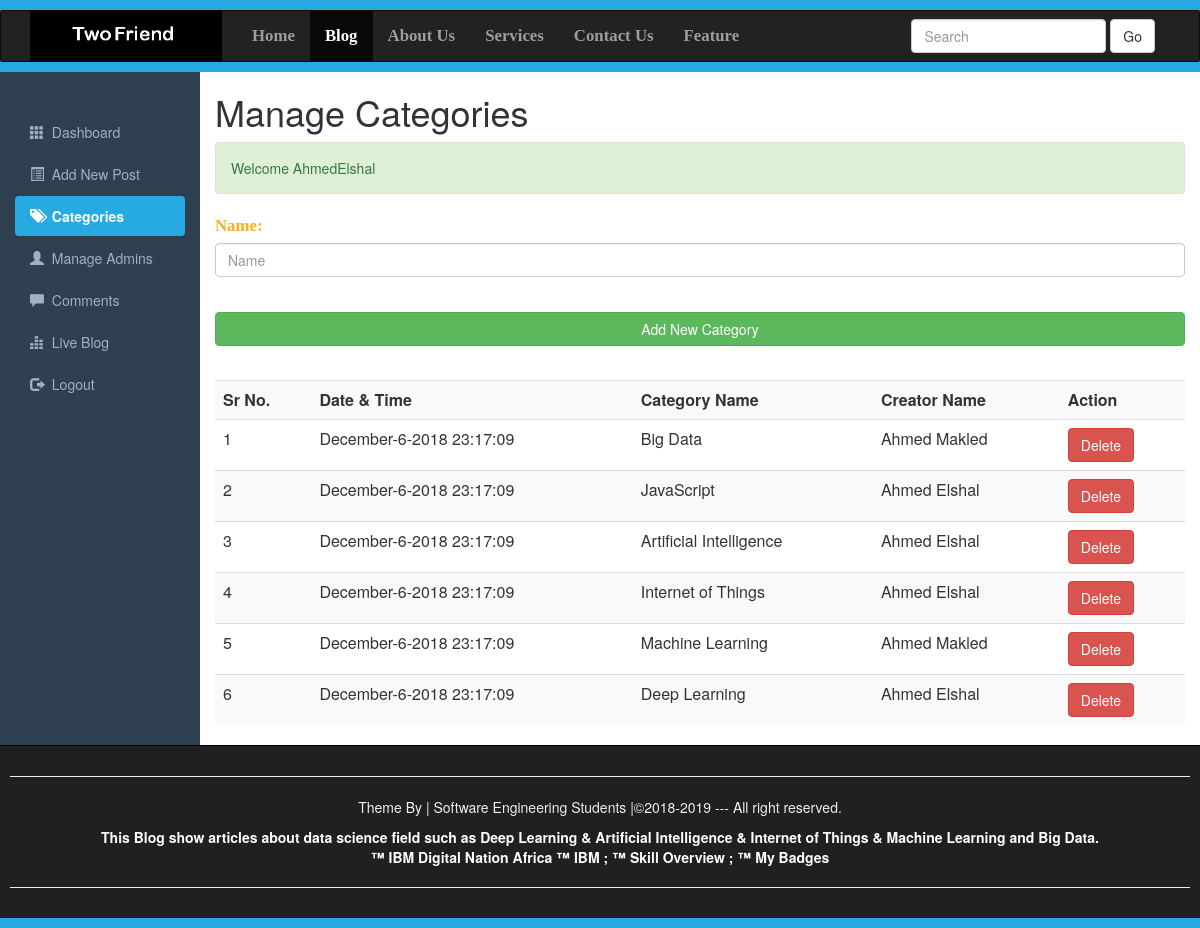
The page /Categories.php (signed in) on the database its author committed.
### tables this page shows
CREATE TABLE IF NOT EXISTS `category` (
`id` int(10) NOT NULL,
  `datetime` varchar(50) NOT NULL,
  `name` varchar(100) NOT NULL,
  `creatorname` varchar(200) NOT NULL
);

### Categories.php (the view, shortened to what this page needs)
<?php require_once("Include/Sessions.php"); ?>
<!DOCTYPE>
<html>
	<head>
                <link rel="stylesheet" href="css/bootstrap.min.css">
		<link rel="stylesheet" href="css/adminstyles.css">
	</head>
	<body>
		<div style="height: 10px; background: #27aae1;"></div>
<nav class="navbar navbar-inverse" role="navigation">
	<div class="container">
		<div class="navbar-header">
	<a class="navbar-brand" href="Blog.php">
	   <img style="margin-top: -15px;" src="images/1.PNG" width=192;height=30;>
	</a>
		</div>
		<div class="collapse navbar-collapse" id="collapse">
		<ul class="nav navbar-nav">
			<li><a href="#">Home</a></li>
			<li class="active"><a href="Blog.php" target="_blank">Blog</a></li>
			<li><a href="#">About Us</a></li>
			<li><a href="#">Services</a></li>
			<li><a href="#">Contact Us</a></li>
			<li><a href="#">Feature</a></li>
		</ul>
		<form action="Blog.php" class="navbar-form navbar-right">
		<div class="form-group">
		<input type="text" class="form-control" placeholder="Search" name="Search" >
		</div>
	         <button class="btn btn-default" name="SearchButton">Go</button>
		</form>
		</div>
	</div>
</nav>
<div class="Line" style="height: 10px; background: #27aae1;"></div>
<div class="container-fluid">
<div class="row">
	<div class="col-sm-2">
	<br><br>
	<ul id="Side_Menu" class="nav nav-pills nav-stacked">
	<li ><a href="Dashboard.php">
	<span class="glyphicon glyphicon-th"></span>
	&nbsp;Dashboard</a></li>
	<li><a href="AddNewPost.php">
	<span class="glyphicon glyphicon-list-alt"></span>
	&nbsp;Add New Post</a></li>
	<li class="active"><a href="Categories.php">
	<span class="glyphicon glyphicon-tags"></span>
	&nbsp;Categories</a></li>
	<li><a href="Admins.php">
	<span class="glyphicon glyphicon-user"></span>
	&nbsp;Manage Admins</a></li>
	<li ><a href="Comments.php">
	<span class="glyphicon glyphicon-comment"></span>
	&nbsp;Comments</a></li>
	<li><a href="Blog.php?Page=1" target="_Blank">
	<span class="glyphicon glyphicon-equalizer"></span>
	&nbsp;Live Blog</a></li>
	<li><a href="Logout.php">
	<span class="glyphicon glyphicon-log-out"></span>
	&nbsp;Logout</a></li>
	</ul>
	</div>
	<div class="col-sm-10">
	<h1>Manage Categories</h1>
	<?php echo Message();
	      echo SuccessMessage();
	?>
<div>
<form action="Categories.php" method="post">
	<fieldset>
	<div class="form-group">
	<label for="categoryname"><span class="FieldInfo">Name:</span></label>
	<input class="form-control" type="text" name="Category" id="categoryname" placeholder="Name">
	</div>
	<br>
<input class="btn btn-success btn-block" type="Submit" name="Submit" value="Add New Category">
	</fieldset>
	<br>
</form>
</div>
<div class="table-responsive">
	<table class="table table-striped table-hover">
	<tr>
		<th>Sr No.</th>
		<th>Date & Time</th>
		<th>Category Name</th>
		<th>Creator Name</th>
		<th>Action</th>
	</tr>
<?php
$ViewQuery="SELECT * FROM category ORDER BY id desc";
$Execute=mysql_query($ViewQuery);
$SrNo=0;
while($DataRows=mysql_fetch_array($Execute)){
	$Id=$DataRows["id"];
	$DateTime=$DataRows["datetime"];
	$CategoryName=$DataRows["name"];
	$CreatorName=$DataRows["creatorname"];
	$SrNo++;
?>
<tr>
	<td><?php echo $SrNo; ?></td>
	<td><?php echo $DateTime; ?></td>
	<td><?php echo $CategoryName; ?></td>
	<td><?php echo $CreatorName; ?></td>
	<td><a href="DeleteCategory.php?id=<?php echo $Id;?>">
	<span class="btn btn-danger">Delete</span>
	</a></td>
</tr>
	<?php } ?>
	</table>
</div>
	</div>
</div>
</div>
<div id="Footer">
<hr><p>Theme By | Software Engineering Students |&copy;2018-2019 --- All right reserved.
</p>
<a style="color: white; text-decoration: none; cursor: pointer; font-weight:bold;" href="https://developer.ibm.com/africa/skills/artificial-intelligence/" target="_blank">
<p>
This Blog show articles about data science field such as Deep Learning & Artificial Intelligence & Internet of Things & Machine Learning and Big Data. <br>&trade; IBM Digital Nation Africa &trade;  IBM ; &trade; Skill Overview
 ; &trade; My Badges</p><hr>
</a>
</div>
<div style="height: 10px; background: #27AAE1;"></div>
	</body>
</html>

### css/adminstyles.css (style rules this page uses)
.navbar-nav li { font-weight: bold; font-family: Bitter,Georgia,Times,"Times New Roman",serif; font-size: 1.2em; }
.Line { margin-top: -20px; }
body { background-color: #2f4050; }
.col-sm-10 { background-color: #ffffff; }
#Side_Menu a { color: #9fb1c2; }
#Side_Menu .active a { color: #ffffff; background-color: #27AAE1; font-weight: bold; }
#Footer { padding:10px; border-top: 1px solid black; color:#eeeeee; background-color: #211f22; text-align: center; }
.FieldInfo { color: rgb(251, 174, 44); font-family: Bitter,Georgia,"Times New Roman",Times,serif; font-size: 1.2em; }

### Categories.php (style rules this page uses)
.FieldInfo { color: rgb(251, 174, 44); font-family: Bitter,Georgia,"Times New Roman",Times,serif; font-size: 1.2em; }

### rows shown on the page
category: datetime "December-6-2018 23:17:09", name "Big Data", creatorname "Ahmed Makled"
category: datetime "December-6-2018 23:17:09", name "JavaScript", creatorname "Ahmed Elshal"
category: datetime "December-6-2018 23:17:09", name "Artificial Intelligence", creatorname "Ahmed Elshal"
category: datetime "December-6-2018 23:17:09", name "Internet of Things", creatorname "Ahmed Elshal"
category: datetime "December-6-2018 23:17:09", name "Machine Learning", creatorname "Ahmed Makled"
category: datetime "December-6-2018 23:17:09", name "Deep Learning", creatorname "Ahmed Elshal"

### other values the page prints
SuccessMessage() "Welcome AhmedElshal"
